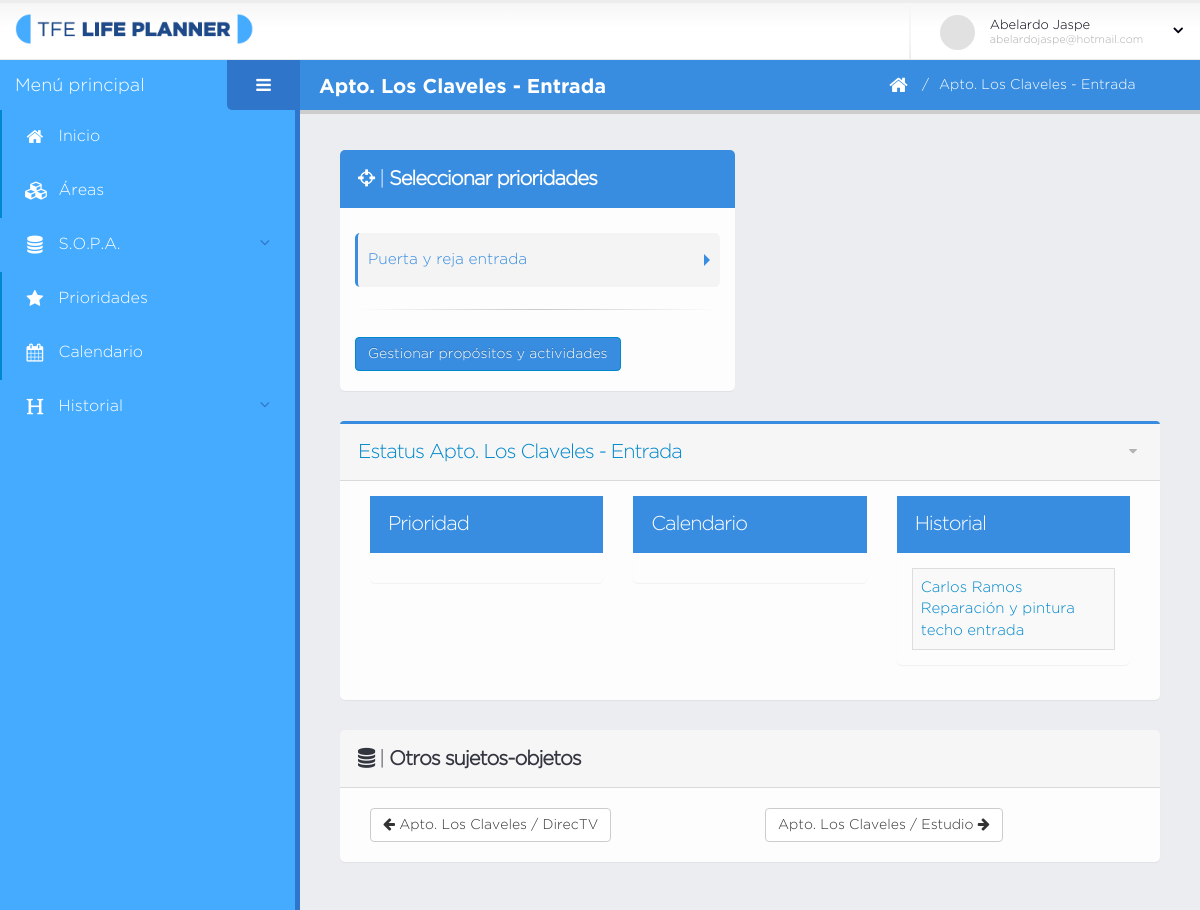
Screenshot of /es/actividad.php?ids=8&ido=104 (signed in) with the database file from the repository.
### tables this page shows
CREATE TABLE `sujeto_objeto` (
  `id` int(11) NOT NULL,
  `sujeto_id` int(11) NOT NULL,
  `objeto_id` int(11) NOT NULL,
  `area_id` int(11) NOT NULL,
  `sesion_id` int(11) NOT NULL,
  `creado` datetime DEFAULT NULL
);

CREATE TABLE `sujeto` (
  `id` int(11) NOT NULL,
  `nombre` varchar(140) NOT NULL,
  `creado` datetime DEFAULT NULL,
  `modificado` datetime DEFAULT NULL,
  `usuario_id` int(11) NOT NULL
);

CREATE TABLE `objeto` (
  `id` int(11) NOT NULL,
  `nombre` varchar(140) NOT NULL,
  `creado` datetime DEFAULT NULL,
  `modificado` datetime DEFAULT NULL,
  `usuario_id` int(11) NOT NULL
);

CREATE TABLE `proposito` (
  `id` int(11) NOT NULL,
  `descripcion` varchar(250) NOT NULL,
  `creado` datetime DEFAULT NULL,
  `modificado` datetime DEFAULT NULL,
  `sujeto_objeto_id` int(11) NOT NULL
);

CREATE TABLE `actividad` (
  `id` int(11) NOT NULL,
  `tipo` varchar(45) NOT NULL,
  `tarea` varchar(45) DEFAULT NULL,
  `lugar` varchar(45) DEFAULT NULL,
  `direccion` varchar(45) DEFAULT NULL,
  `motivo` varchar(45) DEFAULT NULL,
  `contacto` varchar(45) DEFAULT NULL,
  `creado` datetime DEFAULT NULL,
  `modificado` datetime DEFAULT NULL,
  `proposito_id` int(11) NOT NULL,
  `estado` varchar(45) DEFAULT NULL,
  `resultado` varchar(600) DEFAULT NULL,
  `fecha_calendario` datetime DEFAULT NULL,
  `fecha_prioridad` datetime DEFAULT NULL,
  `fecha_agenda` datetime DEFAULT NULL,
  `fecha_terminacion` datetime DEFAULT NULL,
  `fecha_cancela` datetime DEFAULT NULL
);

### es/database/data-sujeto-objeto.php (called while the page is built, shortened)
<?php
	function obtenerSujetoObjetoPorids( $dbh, $ids, $ido ){
		$q = "select so.id as id_so, s.id as idsujeto, s.nombre nsujeto, o.id as idobjeto,
		o.nombre as nobjeto from sujeto_objeto so, sujeto s, objeto o
		where s.id = so.sujeto_id and o.id = so.objeto_id and s.id = $ids and o.id = $ido";
		$data = mysqli_fetch_array( mysqli_query( $dbh, $q ) );
		return $data;
	}
?>

### es/database/data-proposito.php (called while the page is built, shortened)
<?php
	function obtenerPropositosSujetoObjeto( $dbh, $ids, $ido ){
		$q = "select p.id as id, p.descripcion as descripcion
		from proposito p, sujeto s, objeto o, sujeto_objeto so where p.sujeto_objeto_id = so.id
		and s.id = so.sujeto_id and o.id = so.objeto_id and s.id = $ids and o.id = $ido";
		return obtenerListaRegistros( mysqli_query( $dbh, $q ) );
	}
	function actividadesSinFinalizar( $dbh, $actividades ){
		$finalizadas = false;
		foreach ( $actividades as $a ) {
			if( $a["estado"] == "creada" ) $finalizadas = true;
		}
		return $finalizadas;
	}
?>

### es/database/bd.php (called while the page is built, shortened)
<?php
	function obtenerListaRegistros( $data ){
		$lista_c = array();
		if( $data ){
			while( $c = mysqli_fetch_array( $data ) ){
				$lista_c[] = $c;
			}
		}
		return $lista_c;
	}
?>

### es/database/data-actividad.php (called while the page is built, shortened)
<?php
	function obtenerListaActividades( $dbh, $idp ){
		$q = "select * from actividad where proposito_id = $idp";
		return obtenerListaRegistros( mysqli_query( $dbh, $q ) );
	}
	function obtenerActividadesSujetoObjeto( $dbh, $ids, $ido ){
		$q = "select act.id as id_act, act.tipo, act.estado, act.tarea, act.lugar,
		act.direccion, act.motivo, act.contacto,
		date_format(act.fecha_agenda,'%d/%m/%Y %h:%i %p') as fecha_agendada,
		date_format(act.fecha_calendario,'%Y-%m-%d %H:%i') as fecha_calendario,
		s.id as idsujeto, s.nombre nsujeto, o.id as idobjeto, o.nombre as nobjeto
		from actividad act, proposito p, sujeto s, objeto o, sujeto_objeto so, sesion ss
		where act.proposito_id = p.id and p.sujeto_objeto_id = so.id
		and so.sujeto_id = s.id and so.objeto_id = o.id and so.sesion_id = ss.id
		and s.id = $ids and o.id = $ido order by act.fecha_prioridad DESC";
		return obtenerListaRegistros( mysqli_query( $dbh, $q ) );
	}
?>

### es/database/data-sopa.php (called while the page is built, shortened)
<?php
	function obtenerIndiceSOPAPorUsuario( $dbh, $idu ){
		$q = "select DISTINCT s.id, o.id, s.id as idsujeto, s.nombre nsujeto,
		o.id as idobjeto, o.nombre as nobjeto
		from sujeto_objeto so, sujeto s, objeto o, usuario u, sesion ss
		where s.id = so.sujeto_id and o.id = so.objeto_id and so.sesion_id = ss.id
		and ss.usuario_id = u.id and u.id = $idu order by nsujeto ASC, nobjeto ASC";
		return obtenerListaRegistros( mysqli_query( $dbh, $q ) );
	}
?>

### es/fn/fn-sujeto-objeto.php (called while the page is built)
<?php
  function obtenerSOAntSig( $lista, $ids, $ido ){
    $i = 0;
    $reg["ant"] = $reg["sig"] = NULL;
    foreach ( $lista  as $so ) {
      if( ( $so["idsujeto"] == $ids ) && ( $so["idobjeto"] == $ido ) ){
        if( isset( $lista[$i-1] ) )
          $reg["ant"] = $lista[$i-1];
        if( isset( $lista[$i+1] ) )
          $reg["sig"] = $lista[$i+1];
      }
      $i++;
    }
    return $reg;
  }
?>

### es/secciones/sopa/nav_sujetos_objetos.php (the view)
<?php
	$ant = $so_ant_sig["ant"];
	$sig = $so_ant_sig["sig"];
	$lnk_a = "ids=$ant[idsujeto]&ido=$ant[idobjeto]";
	$lnk_s = "ids=$sig[idsujeto]&ido=$sig[idobjeto]";
?>
<section class="panel panel-heading-transparent">
	<header class="panel-heading">
		<h2 class="panel-title">
			<i class="fa fa-database"></i> |
			<strong >Otros sujetos-objetos</strong>
		</h2>
	</header>
	<div class="panel-body">
		<div class="col-md-6 col-sm-6 col-xs-12">
			<?php if( $ant != NULL ) { ?>
			<a href="actividad.php?<?php echo $lnk_a?>">
			<button type="button" class="mb-xs mt-xs mr-xs btn btn-default">
				<i class="fa fa-arrow-left"></i>
				<?php echo $ant["nsujeto"]." / ".$ant["nobjeto"]; ?>
			</button>
			</a>
			<?php } ?>
		</div>
		<div class="col-md-6 col-sm-6 col-xs-12">
			<?php if( $sig != NULL ) { ?>
			<a href="actividad.php?<?php echo $lnk_s?>">
			<button type="button" class="mb-xs mt-xs mr-xs btn btn-default">
				<?php echo $sig["nsujeto"]." / ".$sig["nobjeto"]; ?>
				<i class="fa fa-arrow-right"></i>
			</button>
			</a>
			<?php } ?>
		</div>
	</div>
</section>

### es/secciones/titulo_pagina.php
<header class="page-header">
	<h2><?php echo $titulo_pagina; ?></h2>
	<div class="right-wrapper pull-right">
		<ol class="breadcrumbs">
			<li>
				<a href="home.php">
					<i class="fa fa-home"></i>
				</a>
			</li>
			<li><span><?php echo $breadcrumb; ?></span></li>
		</ol>
		<a class="sidebar-right-toggle" data-open=""></a>
	</div>
</header>

### es/secciones/sopa/panel_propositos_so.php (shortened to what this page needs)
<section class="panel panel-primary">
	<header class="panel-heading">
		<h2 class="panel-title">
			<i class="fa fa-crosshairs"></i> |
			<strong >Seleccionar prioridades</strong>
		</h2>
	</header>
	<div class="panel-body">
		<div class="widget-summary">
			<div class="widget-summary-col">
				<div class="summary">
					<div class="info">
						<div class="toggle" data-plugin-toggle data-plugin-options='{ "isAccordion": true }'>
							<?php
								foreach ( $propositos as $p ) {
									$actividades = obtenerListaActividades( $dbh, $p["id"] );
									$pendientes = actividadesSinFinalizar( $dbh, $actividades );
									if( $pendientes ){
							?>
									<section class="toggle">
										<label><?php echo $p["descripcion"] ?></label>
									</section>
							<?php
								 	}
								}
							?>
						</div>
					</div>
					<hr>
					<button type="button" class="btn_gpa mb-xs mt-xs mr-xs btn btn-primary">
						<a href="<?php echo $lnk_gestion_pa ?>">
						Gestionar propósitos y actividades</a>
					</button>
				</div>
			</div>
		</div>
	</div>
</section>

### es/secciones/sopa/esquema-so.php (shortened to what this page needs)
<section class="panel panel-featured panel-featured-primary">
	<header class="panel-heading">
		<div class="panel-actions">
			<a href="#" class="fa fa-caret-down"></a>
		</div>
		<h2 class="panel-title">Estatus <?php echo $titulo_pagina; ?></h2>
	</header>
	<div class="panel-body">
		<div class="col-md-4 col-sm-12 col-xs-12">
			<section class="panel panel-primary">
				<header class="panel-heading panel-warning">
					<h2 class="panel-title">Prioridad</h2>
				</header>
				<div id="tabla_actividades_prioridad" class="panel-body">
				</div>
			</section>
		</div>
		<div class="col-md-4 col-sm-12 col-xs-12">
			<section class="panel panel-primary">
				<header class="panel-heading panel-warning">
					<h2 class="panel-title">Calendario</h2>
				</header>
				<div id="tabla_actividades_prioridad" class="panel-body">
				</div>
			</section>
		</div>
		<div class="col-md-4 col-sm-12 col-xs-12">
			<section class="panel panel-primary">
				<header class="panel-heading panel-warning">
					<h2 class="panel-title">Historial</h2>
				</header>
				<div id="tabla_actividades_prioridad" class="panel-body">
					<table id="datatable-prioridades_" class="table table-bordered table-striped mb-none" >
						<tbody>
							<?php
								foreach ( $todas_actividades as $a ) {
									if( $a["estado"] == "finalizada" ){
							?>
								<tr class="gradeX">
									<td>
										<a href="#actividad-historial" class="info_hist modal-sizes modal-with-zoom-anim"
										data-ida="<?php echo $a["id_act"] ?>">
											<?php echo infoActSO( $a ) ?>
										</a>
									</td>
								</tr>
							<?php } } ?>
						</tbody>
					</table>
				</div>
			</section>
		</div>
	</div>
</section>

### es/fn/fn-actividad.php (shortened to what this page needs)
<?php
    function infoActSO( $a ){
      $info = "";
      if( $a["tipo"] == "l" ){
        $info .= "<div>$a[contacto]</div>";
        $info .= "<div>$a[motivo]</div>";
      }
      echo $info;
    }
?>

### assets/stylesheets/skins/default.css (style rules this page uses)
a, .btn-link { color: #0088cc; }
body .btn-primary { color: #ffffff; text-shadow: 0 -1px 0 rgba(0, 0, 0, 0.25); background-color: #388de0; border-color: #0088cc; }
html .panel-primary .panel-heading { background: #388de0; border-color: #388de0; }
.panel-featured-primary { border-color: #388de0; }
.panel-featured-primary .panel-title { color: #0088cc; }
.toggle label { border-left-color: #388de0; color: #388de0; }

### es/actividad.php (style rules this page uses)
.btn_gpa a { color: #FFF; }

### rows the page displays
sujeto_objeto: sujeto.nombre "Apto. Los Claveles - Entrada"
proposito: descripcion "Puerta y reja entrada"
actividad: contacto "Carlos Ramos", motivo "Reparación y pintura techo entrada"
sujeto: nombre "Apto. Los Claveles"
objeto: nombre "DirecTV"
objeto: nombre "Estudio"

### other values shown
$usuario["nombre"] "Abelardo Jaspe"
$usuario["email"] "abelardojaspe@hotmail.com"
